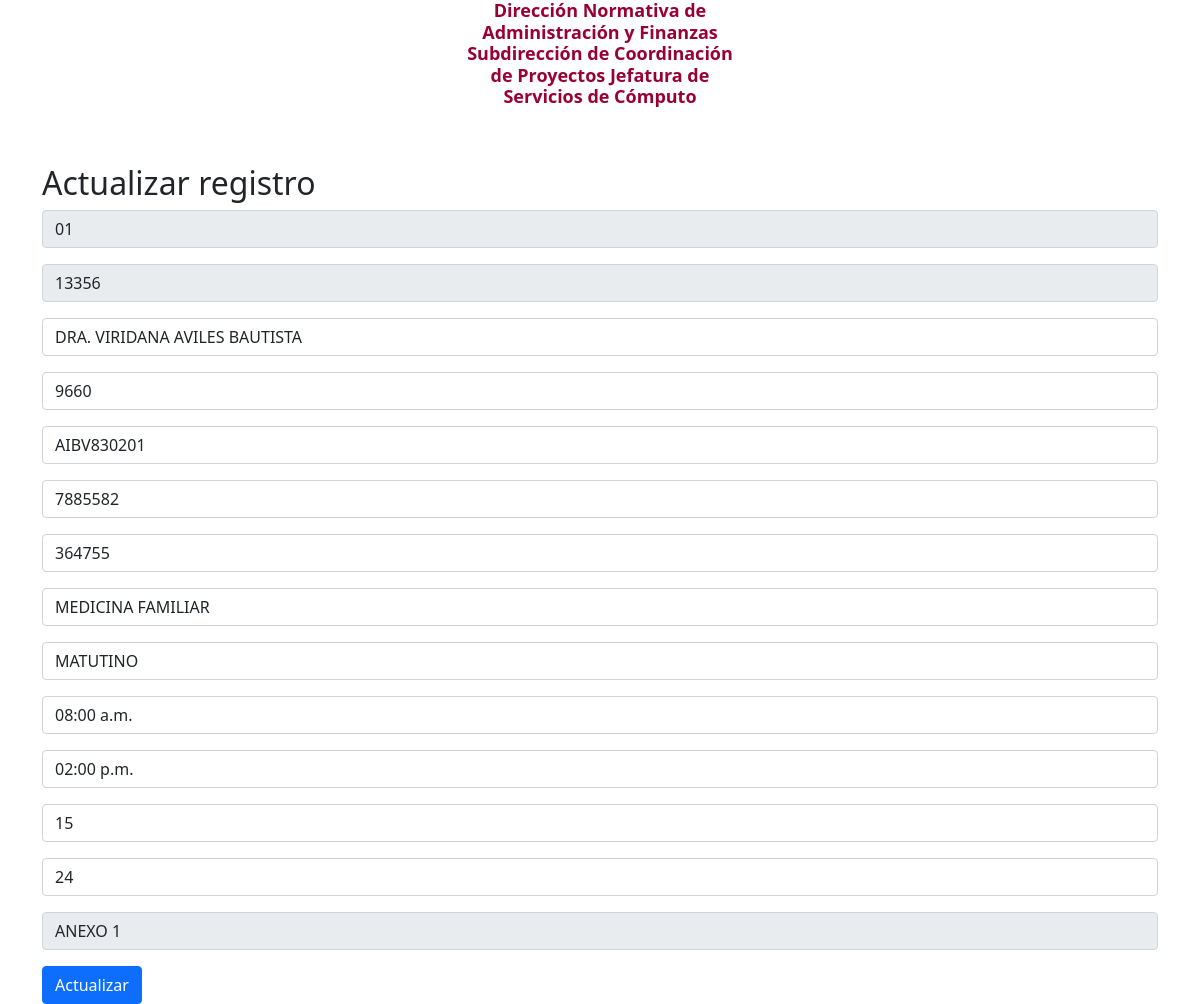
/actualizar.php?id=1, run on an earlier commit of the app's database.
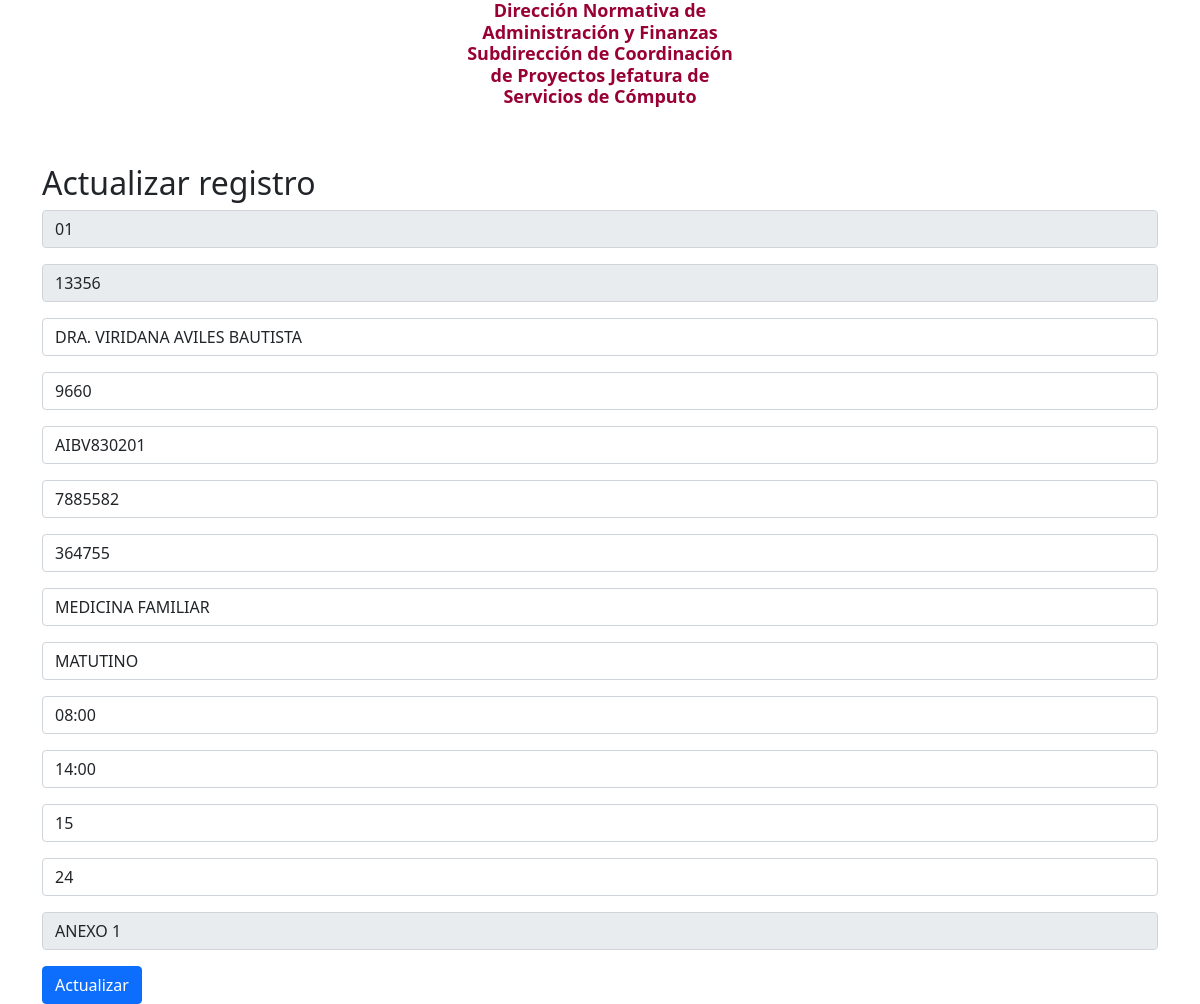
And on a later commit of the database.
### tables this page shows
CREATE TABLE `medicos` (
  `id` int(11) NOT NULL,
  `id_medico` int(11) NOT NULL,
  `n_empleado` int(11) NOT NULL,
  `nom_medico` varchar(50) NOT NULL,
  `cedula` int(11) NOT NULL,
  `rfc` varchar(20) NOT NULL,
  `servicio` varchar(50) NOT NULL,
  `turno` varchar(15) NOT NULL,
  `h_inicio` varchar(10) NOT NULL,
  `h_final` varchar(10) NOT NULL,
  `t_consulta` int(11) NOT NULL,
  `n_citas` int(11) NOT NULL,
  `observaciones` varchar(200) NOT NULL,
  `id_consultorio` int(11) NOT NULL,
  `nom_consultorio` varchar(50) NOT NULL
);

### actualizar.php (the view, shortened to what this page needs)
<?php
    $con=conectar();
$id=$_GET['id'];
$sql="SELECT * FROM medicos WHERE id='$id'";
$query=mysqli_query($con,$sql);
$row=mysqli_fetch_array($query);
?>
<!DOCTYPE html>
<html lang="en">
<head>
    <link rel="stylesheet" href="style.css">
    <link href="https://cdn.jsdelivr.net/npm/bootstrap@5.0.0-beta1/dist/css/bootstrap.min.css" rel="stylesheet">
</head>
<header>
        <div class="container-fluid">
            <div class="row justify-content-center">
                <div class="col-sm-3">
                </div>
                <div class="col-md-3">
                    <h1 id="titulo">
                        Dirección Normativa de Administración y Finanzas Subdirección de
                        Coordinación de Proyectos Jefatura de Servicios de Cómputo
                    </h1>
                </div>
                <div class="col-md-3">
                </div>
            </div>
        </div>
</header>
                <div class="container mt-5">
                    <h2>Actualizar registro</h2>
                    <form action="update.php" method="POST">
                                <input type="text" class="form-control mb-3" name="nom_consultorio" placeholder="N° de Consultorio" value="<?php echo $row['nom_consultorio']?>" readonly="readonly" >
                                <input type="text" class="form-control mb-3" name="id_consultorio" placeholder="ID Consultorio" value="<?php echo $row['id_consultorio'] ?>"  readonly="readonly">
                                <input type="text" class="form-control mb-3" name="nom_medico" placeholder="Nombre del Médico o Sin medico" value="<?php echo $row['nom_medico'] ?>" >
                                <input type="text" class="form-control mb-3" name="id_medico" placeholder="ID Médico" value="<?php echo $row['id_medico'] ?>">
                                <input type="text" class="form-control mb-3" name="rfc" placeholder="R.F.C." value="<?php echo $row['rfc'] ?>">
                                <input type="text" class="form-control mb-3" name="cedula" placeholder="Cédula Profesional" value="<?php echo $row['cedula'] ?>">
                                <input type="text" class="form-control mb-3" name="n_empleado" placeholder="Nº Empleado" value="<?php echo $row['n_empleado'] ?>" >
                                <input type="text" class="form-control mb-3" name="servicio" placeholder="Servicio" value="<?php echo $row['servicio'] ?>" >
                                <input type="text" class="form-control mb-3" name="turno" placeholder="Turno" value="<?php echo $row['turno'] ?>" >
                                <input type="text" class="form-control mb-3" name="h_inicio" placeholder="Horario Inicio" value="<?php echo $row['h_inicio'] ?>" >
                                <input type="text" class="form-control mb-3" name="h_final" placeholder="Horario Final" value="<?php echo $row['h_final'] ?>" >
                                <input type="text" class="form-control mb-3" name="t_consulta" placeholder="Tiempo de consulta" value="<?php echo $row['t_consulta'] ?>" >
                                <input type="text" class="form-control mb-3" name="n_citas" placeholder="Número de citas" value="<?php echo $row['n_citas'] ?>" >
                                <input type="text" class="form-control mb-3" name="observaciones" placeholder="Colonias Adscritas (Observaciones)" value="<?php echo $row['observaciones'] ?>" readonly="readonly">
                                <input type="submit" class="btn btn-primary" value="Actualizar">
                    </form>
                </div>
    </body>
</html>

What changed in the data, as far as the page shows it:
changed medicos "DRA. VIRIDANA AVILES BAUTISTA": h_inicio "08:00 a.m." → "08:00"; h_final "02:00 p.m." → "14:00"
